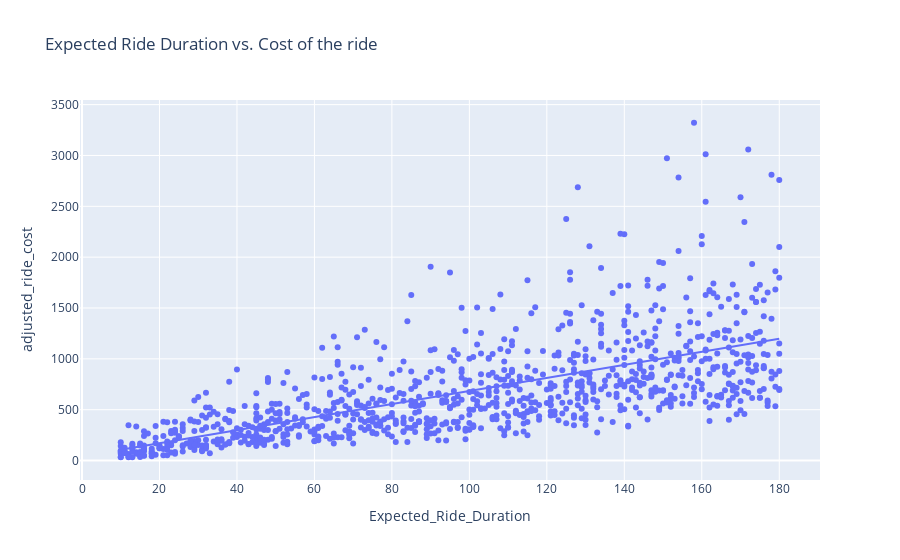

The cell this chart's notebook holds for it:
### Markdown cell above
Now lets look at the relationship between the expected ride duration and the cost of the ride based on the dynamic pricing strategy

### Code cell
fig = px.scatter(data, 
                 x= 'Expected_Ride_Duration', 
                 y= 'adjusted_ride_cost', 
                 title = 'Expected Ride Duration vs. Cost of the ride',
                 trendline= 'ols')
fig.show()

### Figure 1 — Plotly figure (JSON) as saved in the notebook; plotly's stock layout.template omitted (floating-point values rounded to 4 significant figures; data arrays with more than 128 entries replaced by an {"elided": "..."} marker saying what was removed)
{"data": [{"hovertemplate": "Expected_Ride_Duration=%{x}<br>adjusted_ride_cost=%{y}<extra></extra>", "legendgroup": "", "marker": {"color": "#636efa", "symbol": "circle"}, "mode": "markers", "name": "", "orientation": "v", "showlegend": false, "type": "scatter", "x": {"elided": "1000 int values"}, "xaxis": "x", "y": {"elided": "1000 float values"}, "yaxis": "y"}, {"hovertemplate": "<b>OLS trendline</b><br>adjusted_ride_cost = 6.41066 * Expected_Ride_Duration + 42.715<br>R<sup>2</sup>=0.426517<br><br>Expected_Ride_Duration=%{x}<br>adjusted_ride_cost=%{y} <b>(trend)</b><extra></extra>", "legendgroup": "", "marker": {"color": "#636efa", "symbol": "circle"}, "mode": "lines", "name": "", "showlegend": false, "type": "scatter", "x": {"elided": "1000 int values"}, "xaxis": "x", "y": {"elided": "1000 float values"}, "yaxis": "y"}], "layout": {"legend": {"tracegroupgap": 0}, "title": {"text": "Expected Ride Duration vs. Cost of the ride"}, "xaxis": {"anchor": "y", "domain": [0, 1], "title": {"text": "Expected_Ride_Duration"}}, "yaxis": {"anchor": "x", "domain": [0, 1], "title": {"text": "adjusted_ride_cost"}}}}
